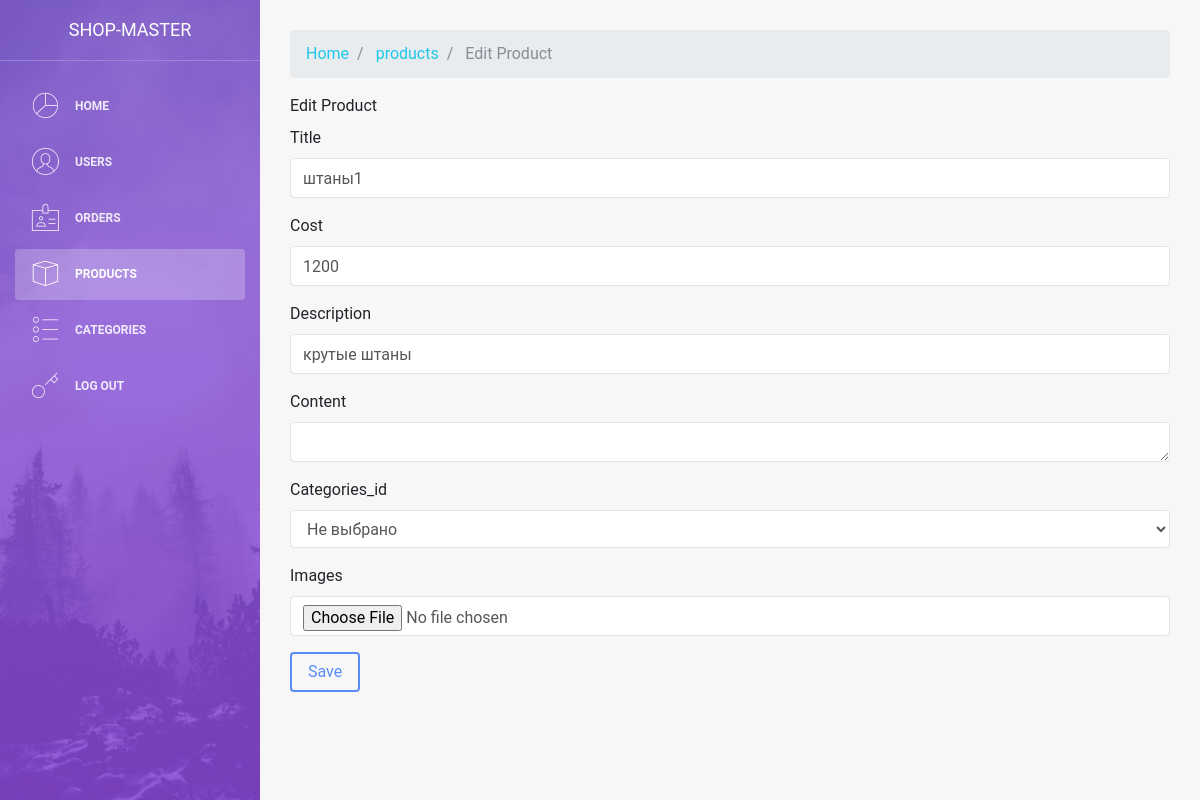
Page /admin/modules/products/edit.php?id=1 on the committed database.
### tables this page shows
CREATE TABLE `products` (
  `id` int(11) NOT NULL,
  `title` varchar(255) NOT NULL,
  `cost` varchar(20) NOT NULL,
  `description` text NOT NULL,
  `content` text NOT NULL,
  `categories_id` varchar(100) NOT NULL,
  `image` longblob NOT NULL
);

### admin/modules/products/edit.php (the view, shortened to what this page needs)
<?php
include $_SERVER['DOCUMENT_ROOT'] . '/configs/db.php';
$page = "products";
include $_SERVER['DOCUMENT_ROOT'] . '/admin/parts/header.php';
?>
<div class="main-panel">
    <div class="content">
        <div class="container-fluid">
            <div class="row">
                <div class="col-md-12">
                 <?php
                   if( isset($_GET["id"])) {
                        $sql = "SELECT * FROM products WHERE id=" . $_GET["id"];
                        $result = mysqli_query($conn, $sql);
                        $row = mysqli_fetch_assoc($result);
                    ?>
                      <nav aria-label="breadcrumb ">
                        <ol class="breadcrumb">
                          <li class="breadcrumb-item"><a href="/admin/index.php">Home</a></li>
                          <li class="breadcrumb-item">
                              <a href="/admin/products.php" >
                                <?php echo $page; ?>
                              </a>
                          </li>
                           <li class="breadcrumb-item active" aria-current="page">
                              <?php echo 'Edit Product'; ?>
                          </li>
                        </ol>
                      </nav>
                       <form action="" method="POST" enctype="multipart/form-data">
                            <label for="exampleInputTitle">Edit Product</label>
                            <div class="form-group">
                                <label for="exampleInputTitle">Title</label>
                                <input type="text" name="title" class="form-control" value="<?php echo $row["title"]; ?>">
                            </div>
                            <div class="form-group">
                                <label for="exampleInputCost">Cost</label>
                                <input type="text" name="cost" class="form-control" value="<?php echo $row["cost"]; ?>">
                            </div>
                            <div class="form-group">
                                <label for="exampleInputDescription">Description</label>
                                <input type="text" name="description" class="form-control" value="<?php echo $row["description"]; ?>"></input>
                            </div>
                            <div class="form-group">
                                <label for="exampleInputContent">Content</label>
                                <textarea type="text" name="content" class="form-control" value="<?php echo $row["content"]; ?>"></textarea>
                            </div>
                            <div class="form-group">
                                <label for="exampleInputCategories_id">Categories_id</label>
                                <select type="text" name="categories_id" class="form-control">
                                    <option value="0">Не выбрано</option>
                               <?php
                                    $sql = "SELECT * FROM categories";
                                    $result = $conn->query($sql);
                                    while($row = mysqli_fetch_assoc($result)) {
                                        echo "<option value='" . $row["id"] . "'> " . $row["title"] . "</option>";
                                    }
                                ?>
                                </select>
                            </div>
                             <div class="form-group">
                                <label for="exampleInputImages">Images</label>
                                <input type="file" name="image" class="form-control" value="<?php echo $row['image']; ?>"></input>
                            </div>
                            <button type="submit" name="send_btn" value="Upload" class="btn btn-primary">Save</button>
                        </form>
                    <?php
                    }
                    ?>
                </div>
            </div>
        </div>
    </div>
</div>
<?php
include $_SERVER['DOCUMENT_ROOT'] . '/admin/parts/footer.php';
?>

### rows in the picture
products: title "штаны1", cost "1200", description "крутые штаны"

### other values in the picture
$page "products"
